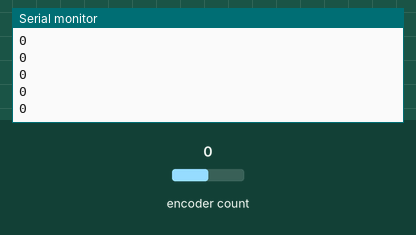
Recording of a sketch running on a simulated ESP32-C3. Shown: the last lines printed to the serial monitor. Inputs (shaded band) come from the test bench; at power-on: encoder count 0.

Above: at 2.3 s.
2.4 s: encoder count set to 1
At 2.44 s:
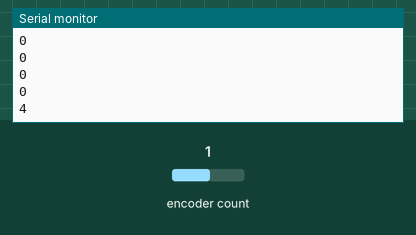
3.9 s: encoder count set to 5
At 3.93 s:
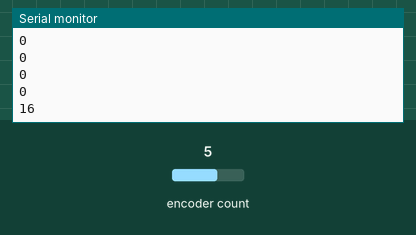
Timing chart, 0 to 6.9 s (numbered marks = the images above; inputs shaded):
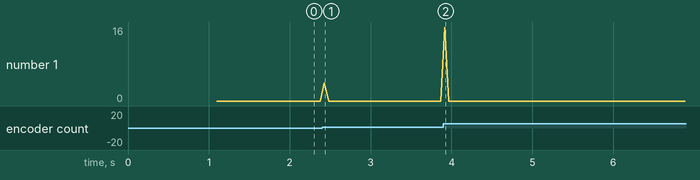

The sketch:

main.ino
```cpp
#include <Encoder.h>

Encoder myEnc(0, 1);

void setup() {
	delay(1000);
  Serial.begin(9600);
  delay(100);
}

uint32_t tPrint = 0;

void loop() {

	if ((millis() - tPrint) > 50) {
		tPrint  = millis();
		Serial.println(abs(myEnc.readAndReset()));
	}


}
```

Measured:
- after the input at 2.4 s, the serial monitor: prints a new line at once (image 1)
- after the input at 3.9 s, the serial monitor: prints a new line at once (image 2)
